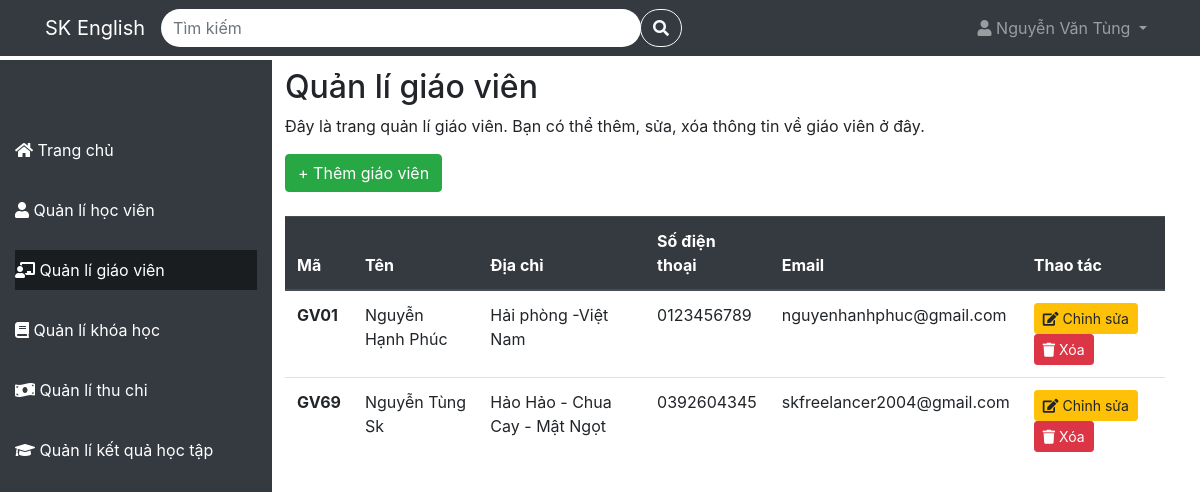
Before: /QuanLiTrungTamTA/teacher with the older database file.
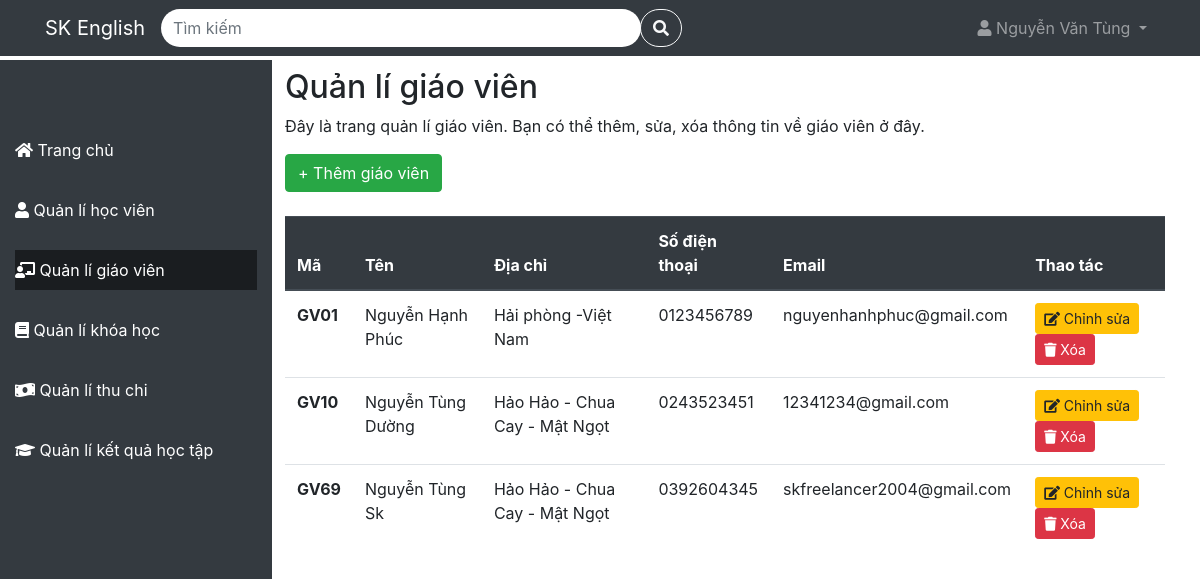
After: the same page with the newer database file.
### tables this page shows
CREATE TABLE `teachers` (
  `teacher_id` varchar(4) NOT NULL,
  `name` varchar(100) NOT NULL,
  `address` varchar(100) NOT NULL,
  `phone` varchar(10) NOT NULL,
  `email` varchar(100) NOT NULL
);

### app/Controller/TeacherController.php (called while the page is built, shortened)
<?php
class TeacherController {
    protected $config = [
        'host' => 'localhost',
        'dbname' => 'quanlytrungtamta',
        'user' => 'root',
        'password' => ''
    ];
    protected $db;
    public function __construct() {
        $this->db = new Database($this->config);
    }
    public function index(){
        $checkSearch = false;
        try {
            if($checkSearch){
                $listteacher = $this->db->table('teachers')->search(['teacher_id','name', 'address', 'phone', 'email'], $search);
            }else{
                $listteacher = $this->db->table('teachers')->get();
            }
        } catch (PDOException $e) {
            $this->db->logToConsole('lỗi lấy dữ liệu cho trang teacher: ' . $e->getMessage());
        }
        include './app/View/Teacher/teacher.php';
    }
    public function getListCourse($teacher){
        $sql = "SELECT DISTINCT c.course_id, c.title, c.duration
        FROM schedules s
        JOIN course c ON s.course_id = c.course_id
        WHERE s.teacher_id = '{$teacher['teacher_id']}'";
        $listCourse = $this->db->query($sql);
        return $listCourse;
    }
}
?>

### index.php (called while the page is built, shortened)
<?php
include './app/Model/Model.php';
include './app/Controller/TeacherController.php';
$route = new Route();
$route->get('/', 'LandingController@index');
$route->post('/login', 'LoginController@index');
$route->post('/logout', 'LogoutController@index');
$route->post('/register', 'RegisterController@index');
$route->post('/forgotPassword', 'ForgotPasswordController@index');
$route->get('/home', 'HomeController@index');
$route->get('/student', 'StudentController@index');
$route->post('/student/deleteStudent', 'StudentController@deleteStudent');
$route->post('/student/editStudent', 'StudentController@editStudent');
$route->post('/student/addStudent', 'RegistrationController@addStudent');
$route->get('/teacher', 'TeacherController@index');
$route->post('/teacher/addTeacher', 'TeacherController@addTeacher');
$route->post('/teacher/editTeacher', 'TeacherController@editTeacher');
$route->post('/teacher/deleteTeacher', 'TeacherController@deleteTeacher');
$route->get('/course', 'CourseController@index');
$route->post('/course/addCourse', 'CourseController@addCourse');
$route->post('/course/deleteCourse', 'CourseController@deleteCourse');
$route->post('/course/edit', 'CourseController@editCourse');
$route->get('/course/detail', 'CourseController@show@detailCourse.php');
$route->post('/course/addSchedule', 'ScheduleController@addSchedule');
$route->post('/course/deleteSchedule', 'ScheduleController@deleteSchedule');
$route->get('/payment', 'PaymentController@index');
$route->get('/achievement', 'AchievementController@index');
$requestUri = $_SERVER['REQUEST_URI'];
$route->handle($requestUri);
?>

### app/Model/Model.php (called while the page is built, shortened)
<?php
class Database {
    protected
        $table = '',
        $host = '',
        $user ='',
        $password = '',
        $dbname = '',
        $conn = null;
    public function __construct($config){
        $this->host = $config['host'];
        $this->user = $config['user'];
        $this->password = $config['password'];
        $this->dbname = $config['dbname'];
    }
    protected function connect(){
        try{
            $this->conn = new PDO("mysql:host=$this->host;dbname=$this->dbname", $this->user, $this->password);
            $this->conn->setAttribute(PDO::ATTR_ERRMODE, PDO::ERRMODE_EXCEPTION);
        }catch(PDOException $e){
            echo "Lỗi kết nối đến cơ sở dữ liệu: ".$e->getMessage();
        }
    }
    public function query($sql){
        try{
            $query = $this->conn->prepare($sql);
            $query->execute();
            return $query->fetchAll(PDO::FETCH_ASSOC);
        }catch(PDOException $e){
            $this->logToConsole("Lỗi truy vấn dữ liệu: " . $e->getMessage());
        }
    }
    public function get($data = [])
    {
        try {
            if (empty($data)) {
                $sqlString = "select * from $this->table";
                $query = $this->conn->prepare($sqlString);
                $query->execute();
            } else {
                $stmt = join('=? and ', array_keys($data));
                $stmt .= '=?';
                $sqlString = "select * from $this->table where $stmt";
                $query = $this->conn->prepare($sqlString);
                $query->execute(array_values($data));
            }
            return $query->fetchAll(PDO::FETCH_ASSOC);
        } catch (PDOException $e) {
            $this->logToConsole("Lỗi đọc dữ liệu: " . $e->getMessage());
        }
    }
    public function table($table){
        $this->table = $table;
        return $this;
    }
}
?>

### app/View/Teacher/teacher.php (the view, shortened to what the changed rows need)
<!DOCTYPE html>
<html lang="en">
<head>
  <link rel="stylesheet" href="https://cdnjs.cloudflare.com/ajax/libs/font-awesome/5.15.4/css/all.min.css">
  <link rel="stylesheet" href="https://maxcdn.bootstrapcdn.com/bootstrap/4.5.2/css/bootstrap.min.css">
  <link rel="stylesheet" href=".\public\css\cssProject.css">
</head>
<body>
<?php include './app/View/Template/sidebar.php' ?>
<div class="main-content">
    <div class="container mt-5">
      <h2>Quản lí giáo viên</h2>
      <table class="table">
        <thead class="thead-dark">
          <tr>
            <th scope="col">Mã</th>
            <th scope="col">Tên</th>
            <th scope="col">Địa chỉ</th>
            <th scope="col">Số điện thoại</th>
            <th scope="col">Email</th>
            <th scope="col">Thao tác</th>
          </tr>
        </thead>
        <tbody>
            <?php if (!empty($listteacher)): ?>
              <?php
                  foreach($listteacher as $teacher):
                    $listCourse = $this->getListCourse($teacher);
                    $listCourse = json_encode($listCourse);
              ?>
                <tr class="table-row-hover">
                  <th scope="row"
                      data-toggle="modal"
                      data-target="#detailTeacher"
                      data-name="<?php echo $teacher['name']?>"
                      data-address="<?php echo $teacher['address']?>"
                      data-phone="<?php echo $teacher['phone']?>"
                      data-email="<?php echo $teacher['email']?>"
                      data-listcourse='<?php echo htmlspecialchars($listCourse, ENT_QUOTES, 'UTF-8'); ?>'
                  >
                    <?php echo $teacher['teacher_id']?>
                  </th>
                  <td
                      data-toggle="modal"
                      data-target="#detailTeacher"
                      data-name="<?php echo $teacher['name']?>"
                      data-address="<?php echo $teacher['address']?>"
                      data-phone="<?php echo $teacher['phone']?>"
                      data-email="<?php echo $teacher['email']?>"
                      data-listcourse='<?php echo htmlspecialchars($listCourse, ENT_QUOTES, 'UTF-8'); ?>'
                  >
                    <?php echo $teacher['name']?>
                  </td>
                  <td
                      data-toggle="modal"
                      data-target="#detailTeacher"
                      data-name="<?php echo $teacher['name']?>"
                      data-address="<?php echo $teacher['address']?>"
                      data-phone="<?php echo $teacher['phone']?>"
                      data-email="<?php echo $teacher['email']?>"
                      data-listcourse='<?php echo htmlspecialchars($listCourse, ENT_QUOTES, 'UTF-8'); ?>'
                  >
                    <?php echo $teacher['address']?>
                  </td>
                  <td
                      data-toggle="modal"
                      data-target="#detailTeacher"
                      data-name="<?php echo $teacher['name']?>"
                      data-address="<?php echo $teacher['address']?>"
                      data-phone="<?php echo $teacher['phone']?>"
                      data-email="<?php echo $teacher['email']?>"
                      data-listcourse='<?php echo htmlspecialchars($listCourse, ENT_QUOTES, 'UTF-8'); ?>'
                  >
                    <?php echo $teacher['phone']?>
                  </td>
                  <td
                      data-toggle="modal"
                      data-target="#detailTeacher"
                      data-name="<?php echo $teacher['name']?>"
                      data-address="<?php echo $teacher['address']?>"
                      data-phone="<?php echo $teacher['phone']?>"
                      data-email="<?php echo $teacher['email']?>"
                      data-listcourse='<?php echo htmlspecialchars($listCourse, ENT_QUOTES, 'UTF-8'); ?>'
                  >
                    <?php echo $teacher['email']?>
                  </td>
                  <td>
                    <div class="d-inline">
                        <a type="button"
                            class="btn btn-warning btn-sm mr-2"
                            data-toggle="modal"
                            data-target="#editTeacher"
                            data-name="<?php echo $teacher['name']?>"
                            data-address="<?php echo $teacher['address']?>"
                            data-phone="<?php echo $teacher['phone']?>"
                            data-email="<?php echo $teacher['email']?>"
                            data-teacher_id="<?php echo $teacher['teacher_id']?>"
                        >
                            <i class="fas fa-edit"></i> Chỉnh sửa
                        </a>
                    </div>
                    <div class="d-inline">
                        <form
                            id="deleteForm<?php echo $teacher['teacher_id']; ?>"
                            action="./teacher/deleteTeacher"
                            method="POST"
                            class="d-inline"
                        >
                            <button
                                type="button"
                                onclick="deleteTeacher('<?php echo $teacher['teacher_id']; ?>')"
                                class="btn btn-danger btn-sm"
                            >
                                <i class="fa fa-trash" aria-hidden="true"></i> Xóa
                            </button>
                        </form>
                    </div>
                  </td>
                </tr>
              <?php endforeach; ?>
            <?php endif; ?>
          </tbody>
      </table>
    </div>
  </div>
</body>
</html>

Changed rows visible on the page:
added teachers: teacher_id "GV10", name "Nguyễn Tùng Dường", address "Hảo Hảo - Chua Cay - Mật Ngọt", phone "0243523451", email "12341234@gmail.com"
